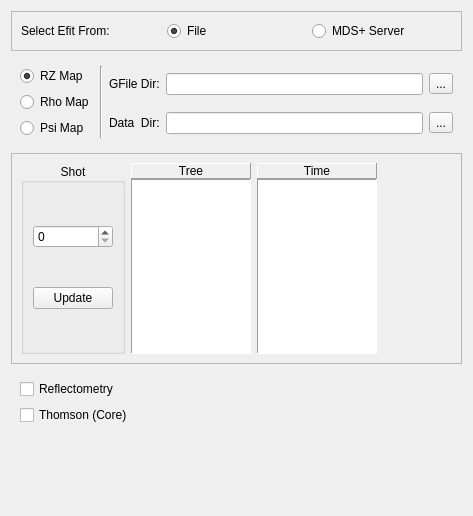
<?xml version="1.0" encoding="UTF-8"?>
<ui version="4.0">
 <class>SelectEfitNe</class>
 <widget class="QWidget" name="SelectEfitNe">
  <property name="geometry">
   <rect>
    <x>0</x>
    <y>0</y>
    <width>473</width>
    <height>516</height>
   </rect>
  </property>
  <layout class="QGridLayout" name="gridLayout_2">
   <item row="4" column="0">
    <spacer name="verticalSpacer">
     <property name="orientation">
      <enum>Qt::Vertical</enum>
     </property>
     <property name="sizeHint" stdset="0">
      <size>
       <width>20</width>
       <height>87</height>
      </size>
     </property>
    </spacer>
   </item>
   <item row="0" column="0">
    <widget class="QFrame" name="frame">
     <property name="frameShape">
      <enum>QFrame::StyledPanel</enum>
     </property>
     <property name="frameShadow">
      <enum>QFrame::Raised</enum>
     </property>
     <layout class="QGridLayout" name="gridLayout_7">
      <item row="0" column="0">
       <widget class="QLabel" name="label">
        <property name="text">
         <string>Select Efit From:</string>
        </property>
       </widget>
      </item>
      <item row="0" column="1">
       <widget class="QRadioButton" name="rbFile">
        <property name="text">
         <string>File</string>
        </property>
        <property name="checked">
         <bool>true</bool>
        </property>
       </widget>
      </item>
      <item row="0" column="2">
       <widget class="QRadioButton" name="rbMdsPlus">
        <property name="text">
         <string>MDS+ Server</string>
        </property>
       </widget>
      </item>
     </layout>
    </widget>
   </item>
   <item row="1" column="0">
    <widget class="QFrame" name="frame_2">
     <layout class="QGridLayout" name="gridLayout_3">
      <item row="0" column="0" rowspan="2">
       <layout class="QVBoxLayout" name="verticalLayout">
        <item>
         <widget class="QRadioButton" name="rbRZMap">
          <property name="text">
           <string>RZ Map</string>
          </property>
          <property name="checked">
           <bool>true</bool>
          </property>
         </widget>
        </item>
        <item>
         <widget class="QRadioButton" name="rbRhoMap">
          <property name="text">
           <string>Rho Map</string>
          </property>
         </widget>
        </item>
        <item>
         <widget class="QRadioButton" name="rbPsiMap">
          <property name="text">
           <string>Psi Map</string>
          </property>
         </widget>
        </item>
       </layout>
      </item>
      <item row="0" column="1" rowspan="2">
       <widget class="Line" name="line">
        <property name="orientation">
         <enum>Qt::Vertical</enum>
        </property>
       </widget>
      </item>
      <item row="0" column="2">
       <layout class="QHBoxLayout" name="horizontalLayout_2">
        <item>
         <widget class="QLabel" name="lGFileDir">
          <property name="text">
           <string>GFile Dir:</string>
          </property>
         </widget>
        </item>
        <item>
         <widget class="QLineEdit" name="leGFileDir">
          <property name="dragEnabled">
           <bool>true</bool>
          </property>
         </widget>
        </item>
        <item>
         <widget class="QToolButton" name="tbGFileDir">
          <property name="text">
           <string>...</string>
          </property>
         </widget>
        </item>
       </layout>
      </item>
      <item row="1" column="2">
       <layout class="QHBoxLayout" name="horizontalLayout_3">
        <item>
         <widget class="QLabel" name="lDataDir">
          <property name="text">
           <string>Data  Dir:</string>
          </property>
         </widget>
        </item>
        <item>
         <widget class="QLineEdit" name="leDataDir">
          <property name="dragEnabled">
           <bool>true</bool>
          </property>
         </widget>
        </item>
        <item>
         <widget class="QToolButton" name="tbData">
          <property name="text">
           <string>...</string>
          </property>
         </widget>
        </item>
       </layout>
      </item>
     </layout>
    </widget>
   </item>
   <item row="3" column="0">
    <widget class="QFrame" name="frame_3">
     <layout class="QGridLayout" name="gridLayout_5">
      <item row="2" column="0">
       <widget class="QCheckBox" name="diagnostics2">
        <property name="text">
         <string>Thomson (Core)</string>
        </property>
       </widget>
      </item>
      <item row="0" column="0">
       <widget class="QCheckBox" name="diagnostics1">
        <property name="text">
         <string>Reflectometry</string>
        </property>
       </widget>
      </item>
     </layout>
    </widget>
   </item>
   <item row="2" column="0">
    <widget class="QFrame" name="frame_4">
     <property name="frameShape">
      <enum>QFrame::StyledPanel</enum>
     </property>
     <property name="frameShadow">
      <enum>QFrame::Raised</enum>
     </property>
     <layout class="QHBoxLayout" name="horizontalLayout">
      <item>
       <widget class="QGroupBox" name="groupBox">
        <property name="title">
         <string>Shot</string>
        </property>
        <property name="alignment">
         <set>Qt::AlignCenter</set>
        </property>
        <layout class="QGridLayout" name="gridLayout">
         <item row="0" column="0">
          <widget class="QSpinBox" name="spbShot">
           <property name="sizePolicy">
            <sizepolicy hsizetype="Expanding" vsizetype="Fixed">
             <horstretch>0</horstretch>
             <verstretch>0</verstretch>
            </sizepolicy>
           </property>
           <property name="maximum">
            <number>100000</number>
           </property>
          </widget>
         </item>
         <item row="1" column="0">
          <widget class="QPushButton" name="bUpdate">
           <property name="text">
            <string>Update</string>
           </property>
          </widget>
         </item>
        </layout>
       </widget>
      </item>
      <item>
       <layout class="QVBoxLayout" name="treeLayout">
        <property name="spacing">
         <number>0</number>
        </property>
        <item>
         <widget class="QLabel" name="lTree">
          <property name="frameShape">
           <enum>QFrame::Panel</enum>
          </property>
          <property name="frameShadow">
           <enum>QFrame::Raised</enum>
          </property>
          <property name="text">
           <string>Tree</string>
          </property>
          <property name="alignment">
           <set>Qt::AlignCenter</set>
          </property>
         </widget>
        </item>
        <item>
         <widget class="QListWidget" name="listTree">
          <property name="sizePolicy">
           <sizepolicy hsizetype="Preferred" vsizetype="Expanding">
            <horstretch>0</horstretch>
            <verstretch>0</verstretch>
           </sizepolicy>
          </property>
          <property name="maximumSize">
           <size>
            <width>120</width>
            <height>16777215</height>
           </size>
          </property>
          <property name="frameShape">
           <enum>QFrame::Panel</enum>
          </property>
         </widget>
        </item>
       </layout>
      </item>
      <item>
       <layout class="QVBoxLayout" name="timeLayout">
        <property name="spacing">
         <number>0</number>
        </property>
        <item>
         <widget class="QLabel" name="lTime">
          <property name="frameShape">
           <enum>QFrame::Panel</enum>
          </property>
          <property name="frameShadow">
           <enum>QFrame::Raised</enum>
          </property>
          <property name="text">
           <string>Time</string>
          </property>
          <property name="alignment">
           <set>Qt::AlignCenter</set>
          </property>
         </widget>
        </item>
        <item>
         <widget class="QListWidget" name="listTime">
          <property name="sizePolicy">
           <sizepolicy hsizetype="Preferred" vsizetype="Expanding">
            <horstretch>0</horstretch>
            <verstretch>0</verstretch>
           </sizepolicy>
          </property>
          <property name="maximumSize">
           <size>
            <width>120</width>
            <height>16777215</height>
           </size>
          </property>
          <property name="frameShape">
           <enum>QFrame::Panel</enum>
          </property>
         </widget>
        </item>
       </layout>
      </item>
      <item>
       <spacer name="horizontalSpacer">
        <property name="orientation">
         <enum>Qt::Horizontal</enum>
        </property>
        <property name="sizeHint" stdset="0">
         <size>
          <width>34</width>
          <height>20</height>
         </size>
        </property>
       </spacer>
      </item>
     </layout>
    </widget>
   </item>
  </layout>
 </widget>
 <resources/>
 <connections>
  <connection>
   <sender>rbFile</sender>
   <signal>toggled(bool)</signal>
   <receiver>frame_2</receiver>
   <slot>show()</slot>
   <hints>
    <hint type="sourcelabel">
     <x>248</x>
     <y>34</y>
    </hint>
    <hint type="destinationlabel">
     <x>168</x>
     <y>52</y>
    </hint>
   </hints>
  </connection>
  <connection>
   <sender>rbFile</sender>
   <signal>toggled(bool)</signal>
   <receiver>frame_3</receiver>
   <slot>hide()</slot>
   <hints>
    <hint type="sourcelabel">
     <x>224</x>
     <y>34</y>
    </hint>
    <hint type="destinationlabel">
     <x>224</x>
     <y>410</y>
    </hint>
   </hints>
  </connection>
  <connection>
   <sender>rbMdsPlus</sender>
   <signal>toggled(bool)</signal>
   <receiver>frame_2</receiver>
   <slot>hide()</slot>
   <hints>
    <hint type="sourcelabel">
     <x>340</x>
     <y>34</y>
    </hint>
    <hint type="destinationlabel">
     <x>340</x>
     <y>59</y>
    </hint>
   </hints>
  </connection>
  <connection>
   <sender>rbMdsPlus</sender>
   <signal>toggled(bool)</signal>
   <receiver>frame_3</receiver>
   <slot>show()</slot>
   <hints>
    <hint type="sourcelabel">
     <x>423</x>
     <y>34</y>
    </hint>
    <hint type="destinationlabel">
     <x>423</x>
     <y>410</y>
    </hint>
   </hints>
  </connection>
  <connection>
   <sender>rbFile</sender>
   <signal>toggled(bool)</signal>
   <receiver>frame_4</receiver>
   <slot>hide()</slot>
   <hints>
    <hint type="sourcelabel">
     <x>195</x>
     <y>24</y>
    </hint>
    <hint type="destinationlabel">
     <x>195</x>
     <y>130</y>
    </hint>
   </hints>
  </connection>
  <connection>
   <sender>rbMdsPlus</sender>
   <signal>toggled(bool)</signal>
   <receiver>frame_4</receiver>
   <slot>show()</slot>
   <hints>
    <hint type="sourcelabel">
     <x>416</x>
     <y>24</y>
    </hint>
    <hint type="destinationlabel">
     <x>382</x>
     <y>192</y>
    </hint>
   </hints>
  </connection>
 </connections>
</ui>
